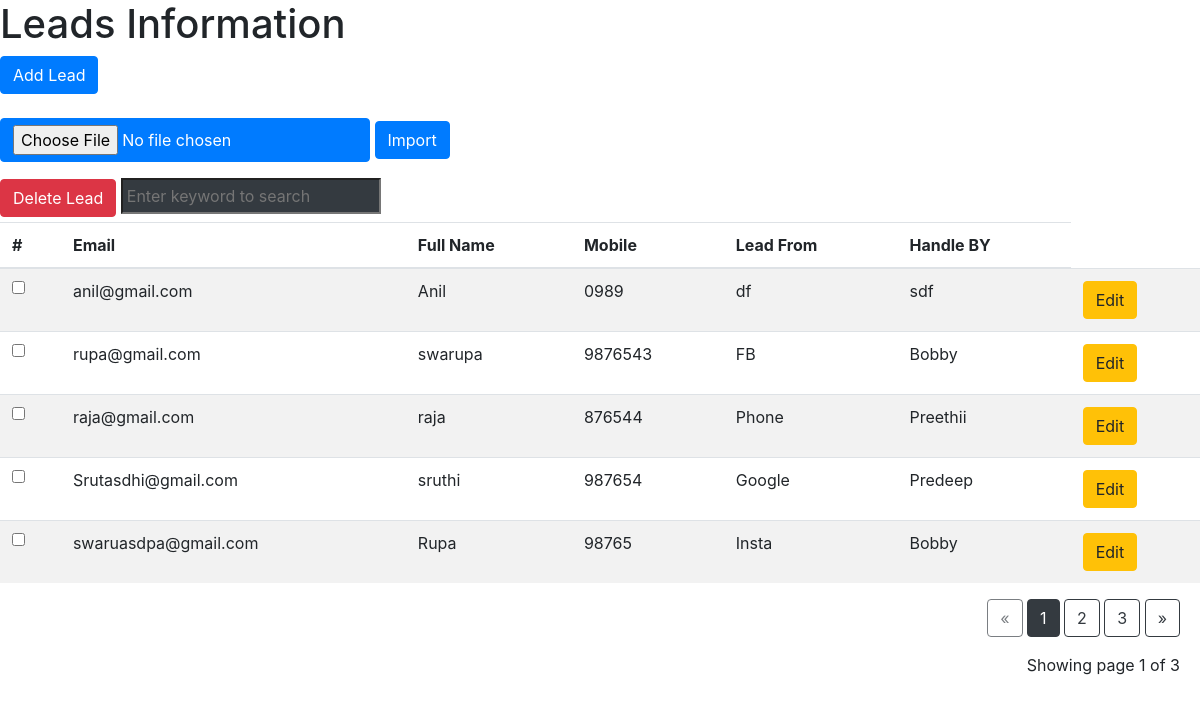
/pagination, run on the app's committed database.
### myproject/models.py (models this page shows, shortened)
class NewLead(db.Model):
    __tablename__ = 'newlead'
    id = db.Column(db.Integer, primary_key = True)
    email = db.Column(db.String(64), unique=True, index=True)
    fullname = db.Column(db.String(64), index=True)
    mobile = db.Column(db.String(64), index=True)
    leadfrom = db.Column(db.String(64))
    handleby = db.Column(db.String(64))

### app.py (the view)
@app.route('/pagination')
def page():
    page = request.args.get('page', 1, type=int)
    ROWS_PER_PAGE = 5
    lead = NewLead.query.order_by(NewLead.id.desc()).paginate(page=page, per_page=ROWS_PER_PAGE)
    return render_template('leads.html',lead = lead)

### myproject/templates/leads.html (shortened to what this page needs)
<link rel="stylesheet" href="https://stackpath.bootstrapcdn.com/bootstrap/4.1.3/css/bootstrap.min.css">
<h1>Leads Information</h1>
<button type='submit' class="btn btn-primary" data-toggle="modal" data-target="#mymodal">Add Lead</button>
<form action = "{{ url_for('importCsv') }}" method = 'POST'>
<input type='file' class="btn btn-primary" name = "upload-file">
<button type='submit' class="btn btn-primary">Import</button>
</form>
<form method = "POST" action = '{{ url_for("delete_lead")}}'>
  <button type='submit'class="btn btn-danger" onclick="return confirm('Are You Sure To Delete ?')">Delete Lead</button>
  <input type="text" name="tag" id="tag"  placeholder="Enter keyword to search" class="p-1 mb-2 bg-dark text-white"/>
  <table class="table table-striped">
  <thead>
    <tr>
      <th scope="col">#</th>
      <th scope="col">Email</th>
      <th scope="col">Full Name</th>
      <th scope="col">Mobile</th>
      <th scope="col">Lead From</th>
      <th scope="col">Handle BY</th>
    </tr>
  </thead>
  <tbody id = 'search_table'>
    {% for row in lead.items %}
    <tr>
      <td><input type="checkbox" name = "leadcheckbox" value = "{{ row.id }}"></td>
      <td>{{ row.email }}</td>
      <td>{{ row.fullname }}</td>
      <td>{{ row.mobile }}</td>
      <td>{{ row.leadfrom }}</td>
      <td>{{ row.handleby }}</td>
      <td><a href="#" class="btn btn-warning btn-xs" data-toggle="modal" data-target="#modaledit{{row.id}}">Edit</a></td>
    </tr>
    {% endfor %}
    </table>
</form>
<div class="text-right" style="margin-right:20px;">
    <a href="{{ url_for('page', page=lead.prev_num) }}"
       class="btn btn-outline-dark
       {% if lead.page == 1 %}disabled{% endif %}">
        &laquo;
    </a>
    {% for page_num in lead.iter_pages(left_edge=1, right_edge=1, left_current=1, right_current=2) %}
    {% if page_num %}
      {% if lead.page == page_num %}
      <a href="{{ url_for('page', page=page_num) }}"
         class="btn btn-dark">
          {{ page_num }}
      </a>
      {% else %}
      <a href="{{ url_for('page', page=page_num) }}"
         class="btn btn-outline-dark">
          {{ page_num }}
      </a>
      {% endif %}
        {% else %}
            ...
        {% endif %}
        {% endfor %}
        <a href="{{ url_for('page', page=lead.next_num) }}"
           class="btn btn-outline-dark
           {% if lead.page == lead.pages %}disabled{% endif %}">
            &raquo;
        </a>
    </div>
<p class="text-right mt-3" style="margin-right:20px;">
   Showing page {{ lead.page }} of {{ lead.pages }}
</p>

### data on the page
NewLead: email "anil@gmail.com", fullname "Anil", mobile "0989", leadfrom "df", handleby "sdf"
NewLead: email "rupa@gmail.com", fullname "swarupa", mobile "9876543", leadfrom "FB", handleby "Bobby"
NewLead: email "raja@gmail.com", fullname "raja", mobile "876544", leadfrom "Phone", handleby "Preethii"
NewLead: email "Srutasdhi@gmail.com", fullname "sruthi", mobile "987654", leadfrom "Google", handleby "Predeep"
NewLead: email "swaruasdpa@gmail.com", fullname "Rupa", mobile "98765", leadfrom "Insta", handleby "Bobby"

### other printed values
{{ page_num }} "1"
{{ page_num }} "2" "3"
{{ lead.page }} "1"
{{ lead.pages }} "3"
